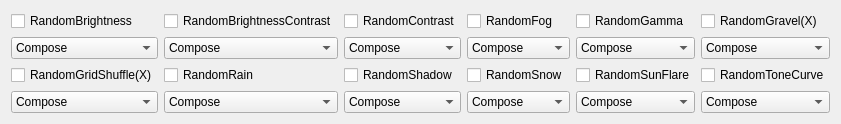
        <widget class="QWidget" name="gridLayoutWidget_17">
         <property name="geometry">
          <rect>
           <x>10</x>
           <y>20</y>
           <width>841</width>
           <height>110</height>
          </rect>
         </property>
         <layout class="QGridLayout" name="gridLayout_18">
          <item row="1" column="0">
           <widget class="QComboBox" name="cob_rb_mode">
            <item>
             <property name="text">
              <string>Compose</string>
             </property>
            </item>
            <item>
             <property name="text">
              <string>Oneof</string>
             </property>
            </item>
           </widget>
          </item>
          <item row="2" column="2">
           <widget class="QCheckBox" name="chb_rsh_select">
            <property name="text">
             <string>RandomShadow</string>
            </property>
           </widget>
          </item>
          <item row="1" column="2">
           <widget class="QComboBox" name="cob_rc_mode">
            <item>
             <property name="text">
              <string>Compose</string>
             </property>
            </item>
            <item>
             <property name="text">
              <string>Oneof</string>
             </property>
            </item>
           </widget>
          </item>
          <item row="1" column="3">
           <widget class="QComboBox" name="cob_rf_mode">
            <item>
             <property name="text">
              <string>Compose</string>
             </property>
            </item>
            <item>
             <property name="text">
              <string>Oneof</string>
             </property>
            </item>
           </widget>
          </item>
          <item row="2" column="4">
           <widget class="QCheckBox" name="chb_rsf_select">
            <property name="text">
             <string>RandomSunFlare</string>
            </property>
           </widget>
          </item>
          <item row="3" column="2">
           <widget class="QComboBox" name="cob_rsh_mode">
            <item>
             <property name="text">
              <string>Compose</string>
             </property>
            </item>
            <item>
             <property name="text">
              <string>Oneof</string>
             </property>
            </item>
           </widget>
          </item>
          <item row="0" column="1">
           <widget class="QCheckBox" name="chb_rbc_select">
            <property name="toolTip">
             <string>222</string>
            </property>
            <property name="text">
             <string>RandomBrightnessContrast</string>
            </property>
           </widget>
          </item>
          <item row="1" column="1">
           <widget class="QComboBox" name="cob_rbc_mode">
            <item>
             <property name="text">
              <string>Compose</string>
             </property>
            </item>
            <item>
             <property name="text">
              <string>Oneof</string>
             </property>
            </item>
           </widget>
          </item>
          <item row="3" column="0">
           <widget class="QComboBox" name="cob_rgs_mode">
            <item>
             <property name="text">
              <string>Compose</string>
             </property>
            </item>
            <item>
             <property name="text">
              <string>Oneof</string>
             </property>
            </item>
           </widget>
          </item>
          <item row="0" column="0">
           <widget class="QCheckBox" name="chb_rb_select">
            <property name="toolTip">
             <string>1111</string>
            </property>
            <property name="statusTip">
             <string/>
            </property>
            <property name="whatsThis">
             <string/>
            </property>
            <property name="text">
             <string>RandomBrightness</string>
            </property>
           </widget>
          </item>
          <item row="0" column="5">
           <widget class="QCheckBox" name="chb_rgr_select">
            <property name="text">
             <string>RandomGravel(X)</string>
            </property>
            <property name="checkable">
             <bool>true</bool>
            </property>
            <property name="checked">
             <bool>false</bool>
            </property>
           </widget>
          </item>
          <item row="2" column="1">
           <widget class="QCheckBox" name="chb_rr_select">
            <property name="text">
             <string>RandomRain</string>
            </property>
           </widget>
          </item>
          <item row="3" column="3">
           <widget class="QComboBox" name="cob_rsn_mode">
            <item>
             <property name="text">
              <string>Compose</string>
             </property>
            </item>
            <item>
             <property name="text">
              <string>Oneof</string>
             </property>
            </item>
           </widget>
          </item>
          <item row="3" column="4">
           <widget class="QComboBox" name="cob_rsf_mode">
            <item>
             <property name="text">
              <string>Compose</string>
             </property>
            </item>
            <item>
             <property name="text">
              <string>Oneof</string>
             </property>
            </item>
           </widget>
          </item>
          <item row="0" column="4">
           <widget class="QCheckBox" name="chb_rga_select">
            <property name="toolTip">
             <string>555</string>
            </property>
            <property name="text">
             <string>RandomGamma</string>
            </property>
           </widget>
          </item>
          <item row="2" column="3">
           <widget class="QCheckBox" name="chb_rsn_select">
            <property name="text">
             <string>RandomSnow</string>
            </property>
           </widget>
          </item>
          <item row="1" column="5">
           <widget class="QComboBox" name="cob_rgr_mode">
            <item>
             <property name="text">
              <string>Compose</string>
             </property>
            </item>
            <item>
             <property name="text">
              <string>Oneof</string>
             </property>
            </item>
           </widget>
          </item>
          <item row="2" column="5">
           <widget class="QCheckBox" name="chb_rtc_select">
            <property name="text">
             <string>RandomToneCurve</string>
            </property>
           </widget>
          </item>
          <item row="2" column="0">
           <widget class="QCheckBox" name="chb_rgs_select">
            <property name="text">
             <string>RandomGridShuffle(X)</string>
            </property>
           </widget>
          </item>
          <item row="3" column="1">
           <widget class="QComboBox" name="cob_rr_mode">
            <item>
             <property name="text">
              <string>Compose</string>
             </property>
            </item>
            <item>
             <property name="text">
              <string>Oneof</string>
             </property>
            </item>
           </widget>
          </item>
          <item row="0" column="3">
           <widget class="QCheckBox" name="chb_rf_select">
            <property name="toolTip">
             <string>444</string>
            </property>
            <property name="text">
             <string>RandomFog</string>
            </property>
           </widget>
          </item>
          <item row="0" column="2">
           <widget class="QCheckBox" name="chb_rc_select">
            <property name="toolTip">
             <string>333</string>
            </property>
            <property name="text">
             <string>RandomContrast</string>
            </property>
           </widget>
          </item>
          <item row="1" column="4">
           <widget class="QComboBox" name="cob_rga_mode">
            <item>
             <property name="text">
              <string>Compose</string>
             </property>
            </item>
            <item>
             <property name="text">
              <string>Oneof</string>
             </property>
            </item>
           </widget>
          </item>
          <item row="3" column="5">
           <widget class="QComboBox" name="cob_rtc_mode">
            <item>
             <property name="text">
              <string>Compose</string>
             </property>
            </item>
            <item>
             <property name="text">
              <string>Oneof</string>
             </property>
            </item>
           </widget>
          </item>
         </layout>
        </widget>
